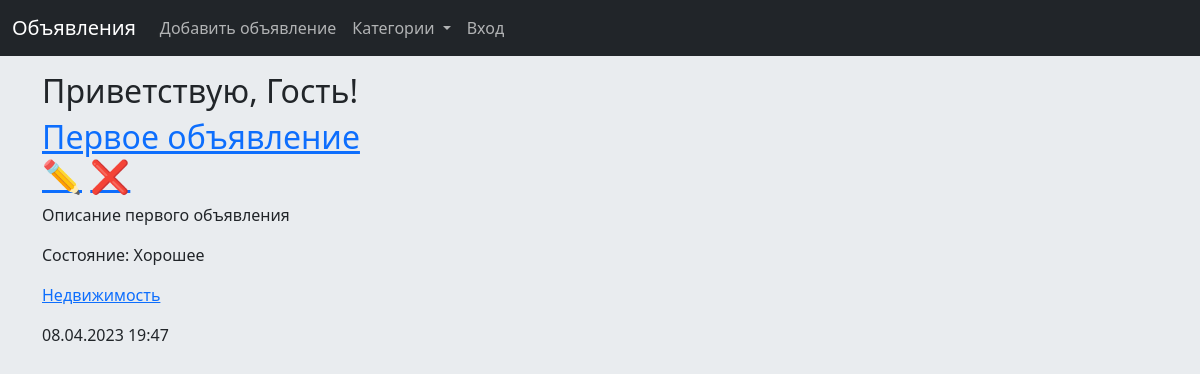
The app's page /, older data.
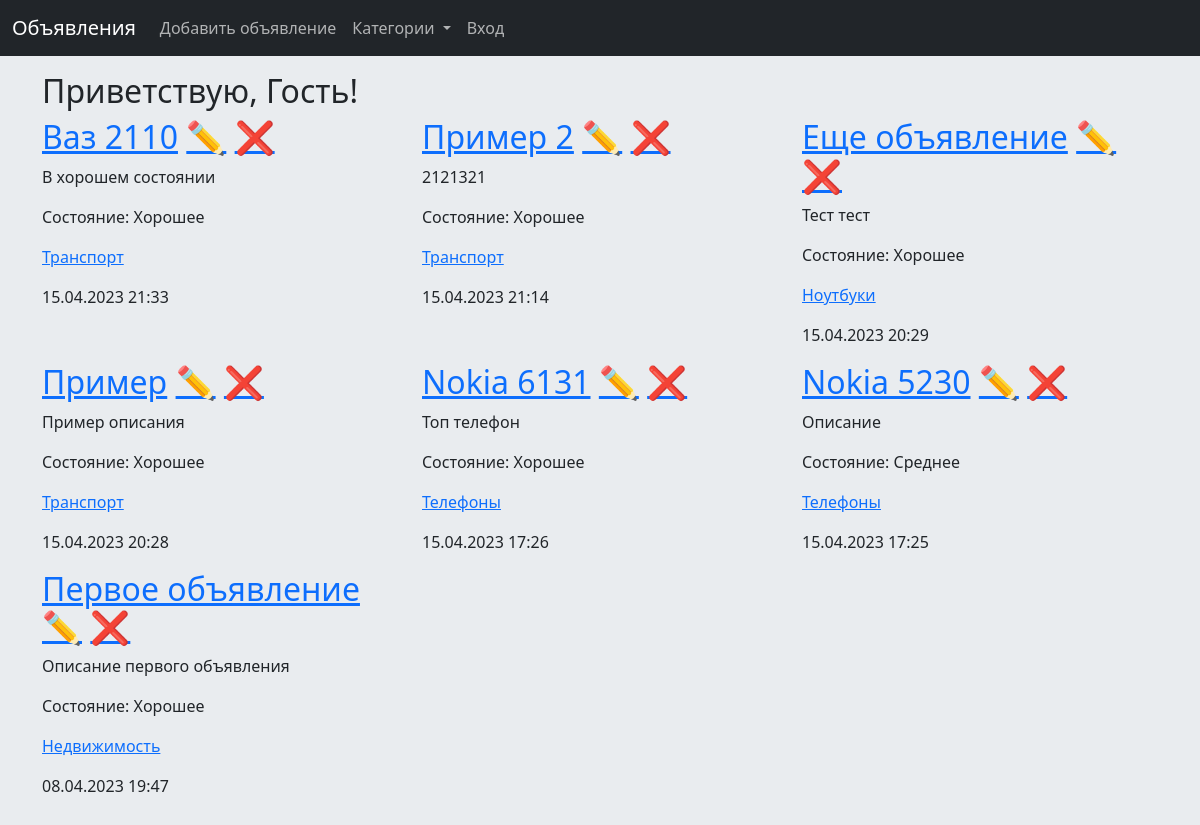
The same page, newer data.
### bboardapp/models.py (models this page shows, shortened)
class Bb(models.Model):
    STATUS_CHOICES = [
        ('Go', 'Хорошее'),
        ('No', 'Среднее'),
        ('Bad', 'Плохое'),
    ]
    title = models.CharField(max_length=50, verbose_name='Название')
    text = models.TextField(null=True, blank=True, verbose_name='Описание')
    status = models.CharField(max_length=50, choices=STATUS_CHOICES, default='Go',
                              verbose_name='Состояние')
    price = models.FloatField(null=True, blank=True, verbose_name='Цена')
    published = models.DateTimeField(auto_now_add=True, db_index=True, verbose_name='Опубликовано')
    rubric = models.ForeignKey('Rubric', null=True, on_delete=models.PROTECT,
                               verbose_name='Категория')
    class Meta:
        verbose_name_plural = 'Объявления'
        verbose_name = 'Объявление'
        ordering = ['-published']

class Rubric(models.Model):
    name = models.CharField(max_length=20, db_index=True, verbose_name='Название')
    class Meta:
        verbose_name_plural = 'Категории'
        verbose_name = 'Категория'
        ordering = ['name']

### bboardapp/views.py (the view)
# urls.py: path('', MainPage.as_view(), name='index'),
class MainPage(TemplateView):
    template_name = 'bboardapp/index.html'
    def get_context_data(self, **kwargs):
        context = super().get_context_data()
        context['bbs'] = Bb.objects.all()
        context['rubrics'] = Rubric.objects.all()
        return context

### bboardapp/templates/bboardapp/index.html
{% extends 'layout/base.html' %}
{% block content %}
<div class="row">
    <h2>Приветствую, {% if not user.is_authenticated %}Гость!{% else %}{{ user.username }}!</h2>
    {% endif %}
</div>
<div class="row row-cols-3">
    {% for bb in bbs %}
    <div class="col">
        <h2><a href="{% url 'detail' pk=bb.pk %}">{{ bb.title }}</a>
            <a class="action" href="{% url 'update' pk=bb.pk %}">✏️</a>
            <a class="action" href="{% url 'delete' pk=bb.pk %}">❌</a></h2>
        <p>{{ bb.text }}</p>
        <p>Состояние: {{ bb.get_status_display }}</p>
        <p><a href="{% url 'by_rubric' bb.rubric.pk %}">{{ bb.rubric.name }}</a></p>
        <p>{{ bb.published|date:'d.m.Y H:i' }}</p>
    </div>
    {% empty %}
    <div>
        <h2>Объявления скоро появятся</h2>
    </div>
    {% endfor %}
</div>
{% endblock %}

### bboardapp/templates/layout/base.html (shortened to what this page needs)
{% load static %}
<!doctype html>
<html lang="en">
<head>
    {% block css %}
    <link rel="stylesheet" type="text/css"
          href="{% static 'bboardapp/bootstrap.min.css' %}">
    {% endblock %}
</head>
<nav class="navbar navbar-expand-lg bg-dark" data-bs-theme="dark">
    <div class="container-fluid">
        <a class="navbar-brand" href="{% url 'index' %}">Объявления</a>
        <div class="collapse navbar-collapse" id="navbarNavDropdown">
            <ul class="navbar-nav">
                {% with request.resolver_match.url_name as url_name %}
                <li class="nav-item">
                    <a class="nav-link {% if url_name == 'add' %}active{% endif %}" aria-current="page"
                       href="{% url 'add' %}">Добавить объявление</a>
                </li>
                <li class="nav-item dropdown">
                    <a class="nav-link dropdown-toggle" href="#" role="button" data-bs-toggle="dropdown"
                       aria-expanded="false">
                        Категории
                    </a>
                </li>
                {% if user.is_authenticated %}
                <li class="nav-item">
                    <a class="nav-link {% if url_name == 'logout' %}active{% endif %}" aria-current="page"
                       href="{% url 'logout' %}">Выход</a>
                </li>
                {% else %}
                <li class="nav-item">
                    <a class="nav-link {% if url_name == 'login' %}active{% endif %}" aria-current="page"
                       href="{% url 'login' %}">Вход</a>
                </li>
                {% endif %}
                {% endwith %}
            </ul>
        </div>
    </div>
</nav>
<body class="bg-body-secondary">
<div class="container pt-3 pb-3">
    {% block content %}
    {% endblock %}
</div>
</body>
</html>

Row changes from the older to the newer data that the page shows:
added Bb: title "Ваз 2110", text "В хорошем состоянии", status "Хорошее", rubric.name "Транспорт", published "15.04.2023 21:33"
added Bb: title "Пример 2", text "2121321", status "Хорошее", rubric.name "Транспорт", published "15.04.2023 21:14"
added Bb: title "Еще объявление", text "Тест тест", status "Хорошее", rubric.name "Ноутбуки", published "15.04.2023 20:29"
added Bb: title "Пример", text "Пример описания", status "Хорошее", rubric.name "Транспорт", published "15.04.2023 20:28"
added Bb: title "Nokia 6131", text "Топ телефон", status "Хорошее", rubric.name "Телефоны", published "15.04.2023 17:26"
added Bb: title "Nokia 5230", text "Описание", status "Среднее", rubric.name "Телефоны", published "15.04.2023 17:25"
